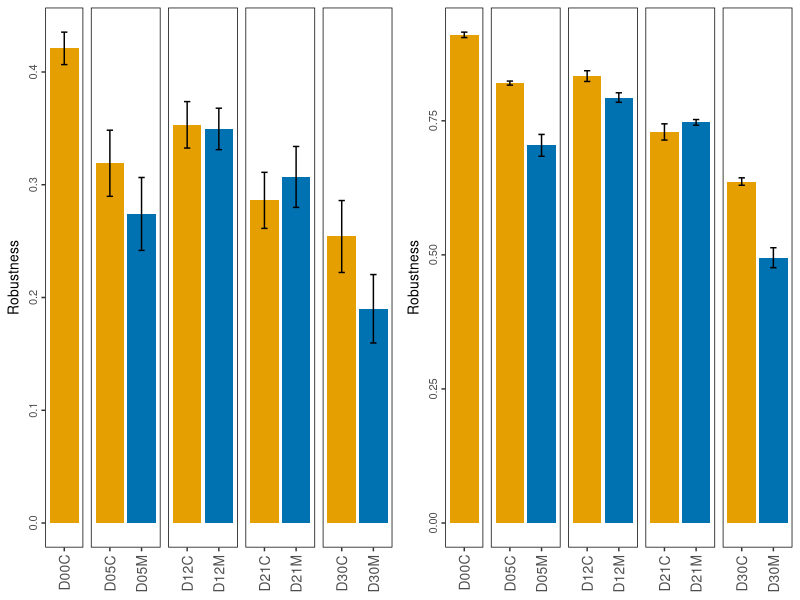

R code for this plot:
# coding: utf-8
# email: qfsfdxlqy@163.com
# Github: https://github.com/2015qyliang

library(ggplot2)
library(ggsci)
library(gridExtra)

##########################################################################
##########################################################################

randomDF = read.table('05-simuTargetDelt.txt', header = T, sep = '\t', stringsAsFactors = F)

randomDF$TimeGP = substr(randomDF$network, 1, 3)
randomDF$Group = substr(randomDF$network, 4, 4)

########################################

ptarget = ggplot(randomDF, aes(x = network, y = remain.mean, fill = Group)) +
  geom_col() +
  geom_errorbar(aes(ymin=remain.mean-remain.sd, ymax=remain.mean+remain.sd), 
                width=.2, position=position_dodge(.9)) + 
  facet_grid(.~TimeGP, space = 'free', scales = 'free_x') +
  scale_fill_manual(values = c('#E69F00', '#0072B2'))+ 
  labs(x= NULL, y = 'Robustness') +
  theme( panel.background = element_rect(fill="white",color="black"),
         panel.grid = element_blank(), 
         axis.text.x = element_text(size = 10, angle = 90, hjust = 0.5, vjust = 0.5),
         axis.text.y = element_text(size = 8, angle = 90, hjust = 0.5, vjust = 0.5),
         axis.title.y = element_text(size = 10), 
         strip.background = element_blank(),
         strip.text = element_blank(),
         legend.position = 'none')

# ggsave('08-SimulationTarget.pdf', ptarget, units = 'in', width = 3, height = 2.5)

########################################
# Kolmogorov-Smirnov test
com.pair = c("D05C", "D05M", "D12C", "D12M", "D21C", "D21M", "D30C", "D30M")
cp = statisticD = Pvalue = c()
for (i in c(1,3,5,7)) {
  set.seed(618)
  c = randomDF[randomDF$network == com.pair[i], 'remain.mean']
  m = randomDF[randomDF$network == com.pair[i+1], 'remain.mean']
  sd.c = randomDF[randomDF$network == com.pair[i], 'remain.sd']
  sd.m = randomDF[randomDF$network == com.pair[i+1], 'remain.sd']
  kr = wilcox.test(rnorm(100, mean = c, sd = sd.c), rnorm(100, mean = m, sd = sd.m))
  cp = append(cp, paste0(com.pair[i], '_vs_', com.pair[i+1]))
  statisticD = append(statisticD, kr$statistic)
  Pvalue = append(Pvalue, kr$p.value)
}

write.table(data.frame(ComparePairs = cp, statisticD, Pvalue), '07-WMtestTarget.txt', 
            append = F, quote = F, sep = '\t', row.names = F, col.names = T)

##########################################################################
##########################################################################
##########################################################################
##########################################################################

randomDF = read.table('05-simuRandomDelt.txt', header = T, sep = '\t', stringsAsFactors = F)

randomDF$TimeGP = substr(randomDF$network, 1, 3)
randomDF$Group = substr(randomDF$network, 4, 4)

########################################

prandom = ggplot(randomDF, aes(x = network, y = remain.mean, fill = Group)) +
  geom_col() +
  geom_errorbar(aes(ymin=remain.mean-remain.sd, ymax=remain.mean+remain.sd), 
                width=.2, position=position_dodge(.9)) + 
  facet_grid(.~TimeGP, space = 'free', scales = 'free_x') +
  scale_fill_manual(values = c('#E69F00', '#0072B2'))+ 
  labs(x= NULL, y = 'Robustness') +
  theme( panel.background = element_rect(fill="white",color="black"),
         panel.grid = element_blank(), 
         axis.text.x = element_text(size = 10, angle = 90, hjust = 0.5, vjust = 0.5),
         axis.text.y = element_text(size = 8, angle = 90, hjust = 0.5, vjust = 0.5),
         axis.title.y = element_text(size = 10), 
         strip.background = element_blank(),
         strip.text = element_blank(),
         legend.position = 'none')

# ggsave('08-SimulationRandom.pdf', prandom, units = 'in', width = 3, height = 2.5)

########################################
# Kolmogorov-Smirnov test
com.pair = c("D05C", "D05M", "D12C", "D12M", "D21C", "D21M", "D30C", "D30M")
cp = statisticD = Pvalue = c()
for (i in c(1,3,5,7)) {
  set.seed(618)
  c = randomDF[randomDF$network == com.pair[i], 'remain.mean']
  m = randomDF[randomDF$network == com.pair[i+1], 'remain.mean']
  sd.c = randomDF[randomDF$network == com.pair[i], 'remain.sd']
  sd.m = randomDF[randomDF$network == com.pair[i+1], 'remain.sd']
  kr = wilcox.test(rnorm(100, mean = c, sd = sd.c), rnorm(100, mean = m, sd = sd.m))
  cp = append(cp, paste0(com.pair[i], '_vs_', com.pair[i+1]))
  statisticD = append(statisticD, kr$statistic)
  Pvalue = append(Pvalue, kr$p.value)
}

write.table(data.frame(ComparePairs = cp, statisticD, Pvalue), '07-WMtestRandom.txt', 
            append = F, quote = F, sep = '\t', row.names = F, col.names = T)

##########################################################################
##########################################################################

ggsave('08-SimulationRobust.pdf', grid.arrange(prandom, ptarget, nrow = 1), 
       units = 'in', width = 6, height = 2.5)
